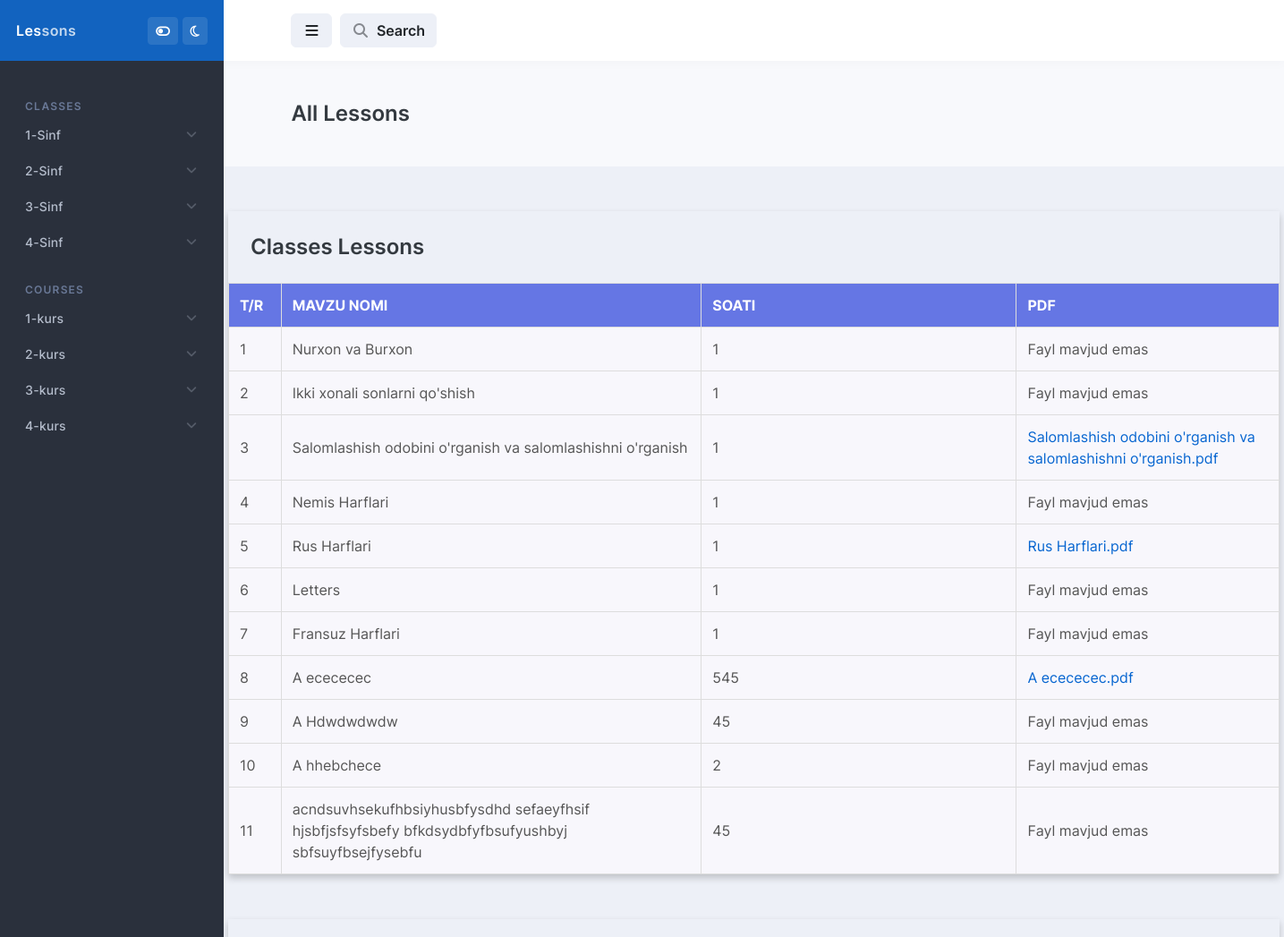
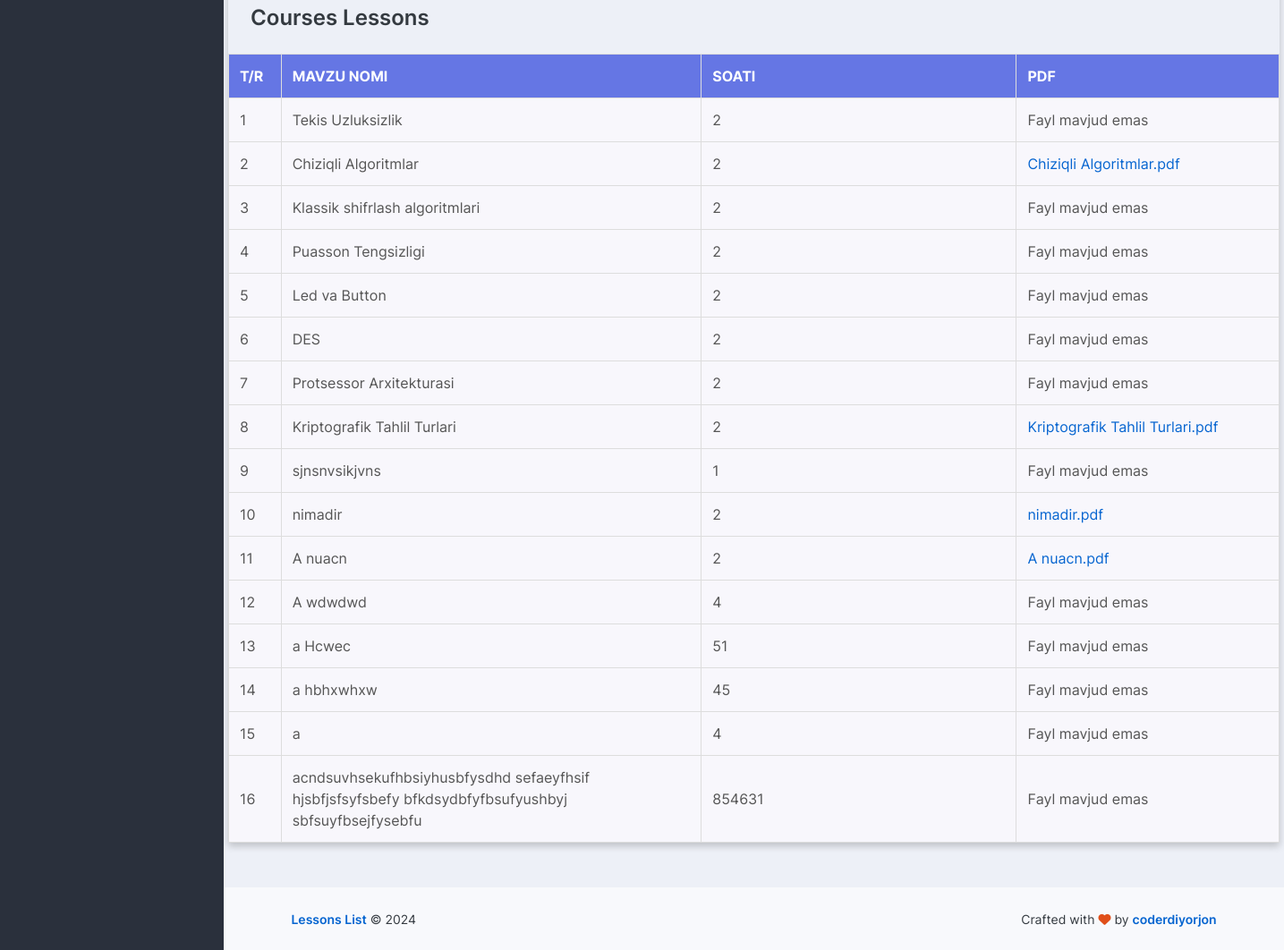
Before: / with the older database file (2 pictures, top to bottom).
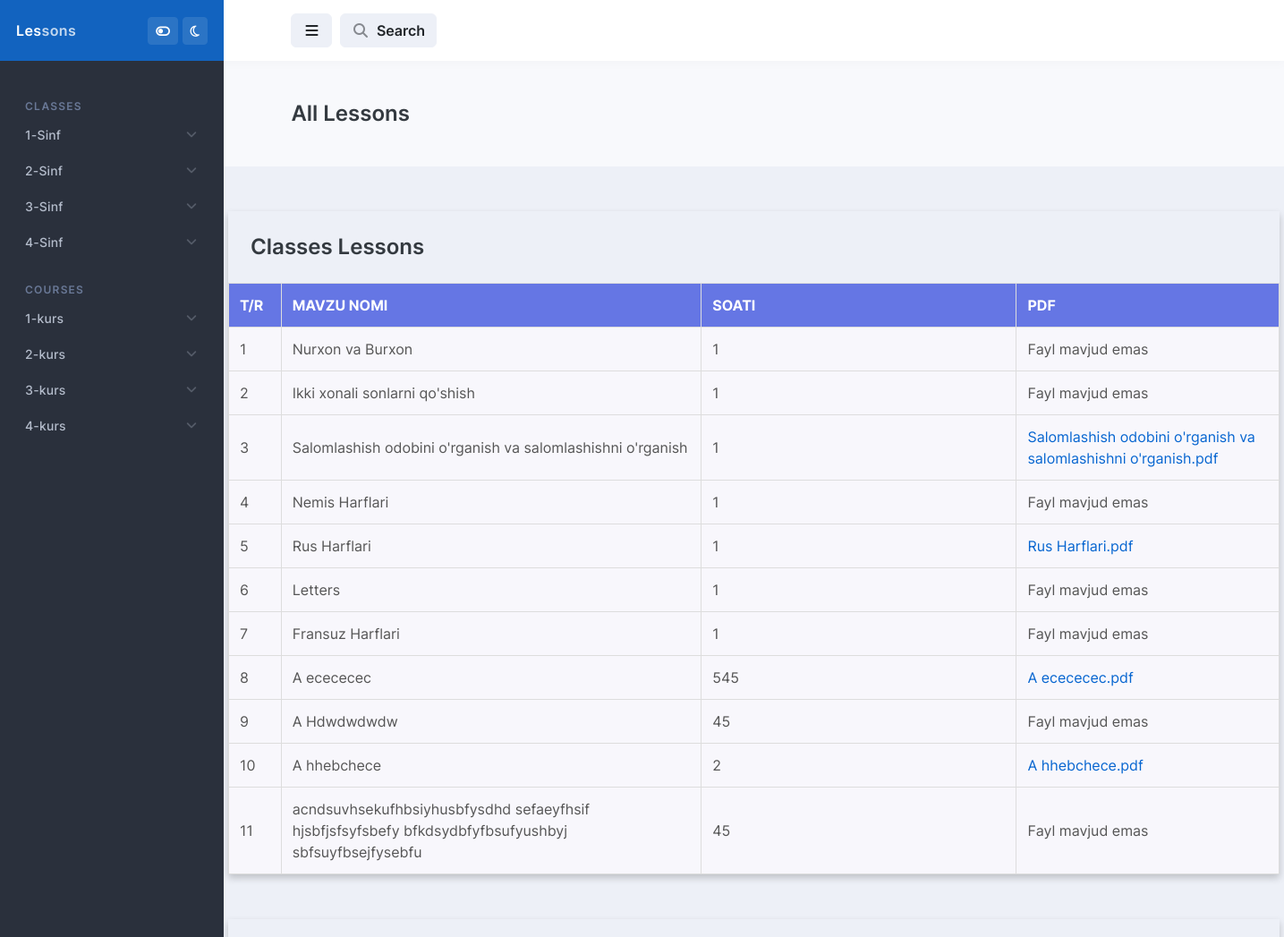
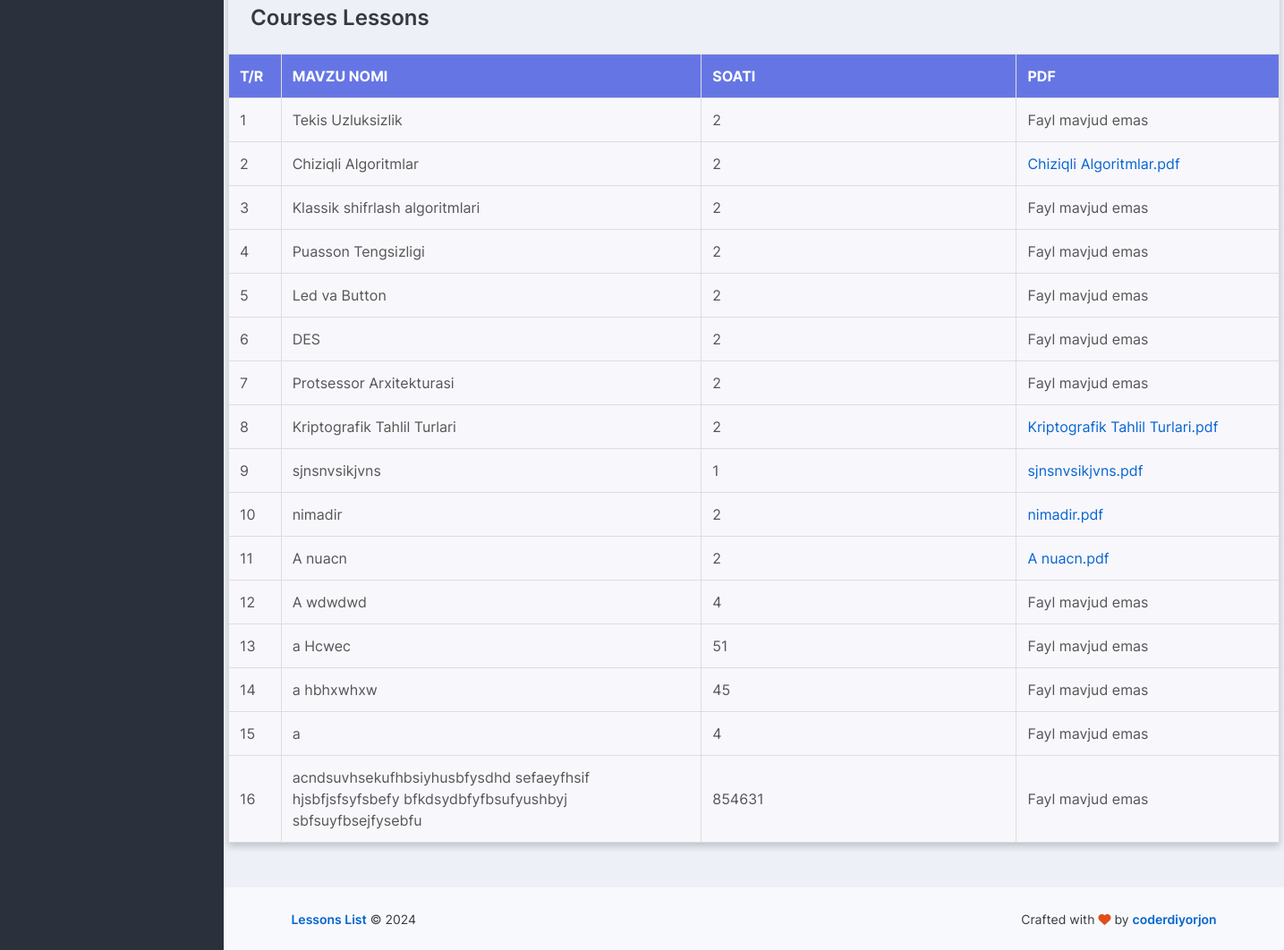
After: the same page with the newer database file (2 pictures, top to bottom).
### classes/models.py (models this page shows, shortened)
class LessonsSchool(models.Model):
    lessonName = models.CharField(max_length=100)
    time = models.PositiveSmallIntegerField()
    pdfFile = models.FileField(upload_to='pdfFilesSchool', blank=True, null=True)
    classes = models.ForeignKey(to=Classes, on_delete=models.CASCADE)
    science = models.ForeignKey(to=SciencesSchool, on_delete=models.CASCADE)
    class Meta:
        verbose_name_plural = 'Lessons'
        verbose_name = 'Lesson'

### courses/models.py (models this page shows, shortened)
class LessonsUni(models.Model):
    name=models.CharField(max_length=100)
    time=models.PositiveIntegerField()
    pdfFile=models.FileField(upload_to='pdfFilesUniversity', null=True, blank=True)
    course=models.ForeignKey(to=Courses, on_delete=models.CASCADE)
    science=models.ForeignKey(to=SciencesUni, on_delete=models.CASCADE)
    class Meta:
        verbose_name='Lesson'
        verbose_name_plural='Lessons'

### courses/views.py (the view)
# urls.py: path('', index, name='index'), ]
def index(request):
    search_query = request.GET.get('page-header-search-input', '').strip()  # Get the search input
    selected_science = request.GET.get('science')
    selected_course = request.GET.get('course')
    lessons_school = LessonsSchool.objects.all()
    lessons_uni = LessonsUni.objects.all()
    if search_query:
        lessons_school = qidirish_pdfs(lessons_school, search_query)
        lessons_uni = qidirish_pdfs(lessons_uni, search_query)
    else:
        if selected_science:
            lessons_school = lessons_school.filter(science__scienceName=selected_science)
            lessons_uni = None
        elif selected_course:
            lessons_uni = lessons_uni.filter(science__name=selected_course)
            lessons_school = None
    context = {
        'title': "Javlon Domla Zo'r",
        'classesSchool': Classes.objects.all(),
        'coursesSchool': Courses.objects.all(),
        'SciencesSchoolwithNamesClasses': list(zip(
            [str(name.classes) for name in SciencesSchool.objects.all()],
            [science.scienceName for science in SciencesSchool.objects.all()]
        )),
        'SciencesUniwithNamesCourses': list(zip(
            [str(name.course) for name in SciencesUni.objects.all()],
            [science.name for science in SciencesUni.objects.all()]
        )),
        'Lessonschool': lessons_school,
        'Lessonsuni': lessons_uni,
        'selected_science': selected_science,
        'selected_course': selected_course,
        'search_query': search_query,
    }
    return render(request, 'index.html', context)

### classes/models.py (called while the page is built)
    def __str__(self):
        return self.name

### courses/models.py (called while the page is built)
    def __str__(self):
        return self.name

### templates/index.html (shortened to what the changed rows need)
{% load static %}
<!doctype html>
<html lang="en">
<head>
    <link rel="stylesheet" id="css-main" href="{% static 'css/dashmix.min.css' %}">
    <link rel="stylesheet" id="css-main" href="{% static 'css/TableStyle.css' %}">
</head>
<body>
<div id="page-container"
     class="sidebar-o sidebar-dark enable-page-overlay side-scroll page-header-fixed main-content-narrow">
    <main id="main-container">
        <div class="bg-body-light">
            <div class="content content-full">
                <div class="d-flex flex-column flex-sm-row justify-content-sm-between align-items-sm-center">
                    <h1 class="flex-grow-1 fs-3 fw-semibold my-2 my-sm-3">
                        <a href="{% url 'index' %}" style="text-decoration: none; color: inherit;">All Lessons</a>
                    </h1>
                </div>
            </div>
        </div>
        <div class="table-container" style="margin-top: 50px">
            <table>
                <thead>
                <tr>
                    <th style="width: 5%;">T/r</th>
                    <th style="width: 40%;">Mavzu Nomi</th>
                    <th style="width: 30%;">Soati</th>
                    <th style="width: 25%;">PDF</th>
                </tr>
                </thead>
                <tbody>
                {% for lesson in Lessonschool %}
                    <tr>
                        <td>{{ forloop.counter }}</td>
                        <td>{{ lesson.lessonName }}</td>
                        <td>{{ lesson.time }}</td>
                        <td>
                            {% if lesson.pdfFile %}
                                <a href="{% url 'download_pdf' 'school' lesson.id %}" target="_blank"
                                   download>{{ lesson.lessonName }}.pdf</a>
                            {% else %}
                                Fayl mavjud emas
                            {% endif %}
                        </td>
                    </tr>
                {% empty %}
                    <tr>
                        <td colspan="4">Hech qanday dars topilmadi</td>
                    </tr>
                {% endfor %}
                </tbody>
            </table>
        </div>
        <div class="table-container" style="margin-top: 50px">
            <table>
                <thead>
                <tr>
                    <th style="width: 5%;">T/r</th>
                    <th style="width: 40%;">Mavzu Nomi</th>
                    <th style="width: 30%;">Soati</th>
                    <th style="width: 25%;">PDF</th>
                </tr>
                </thead>
                <tbody>
                {% if Lessonsuni %}
                    {% for lesson in Lessonsuni %}
                        <tr>
                            <td>{{ forloop.counter }}</td>
                            <td>{{ lesson.name }}</td>
                            <td>{{ lesson.time }}</td>
                            <td>
                                {% if lesson.pdfFile %}
                                    <a href="{% url 'download_pdf' 'uni' lesson.id %}" target="_blank"
                                       download>{{ lesson.name }}.pdf</a>
                                {% else %}
                                    Fayl mavjud emas
                                {% endif %}
                            </td>
                        </tr>
                    {% empty %}
                        <tr>
                            <td colspan="4">Hech qanday dars topilmadi</td>
                        </tr>
                    {% endfor %}
                {% else %}
                    <tr>
                        <td colspan="4">Hech qanday dars topilmadi</td>
                    </tr>
                {% endif %}
                </tbody>
            </table>
        </div>
    </main>
</div>
</body>
</html>

Changed rows visible on the page:
changed LessonsSchool "A hhebchece": lessonName (not shown) → "A hhebchece"; pdfFile "Fayl mavjud emas" → ".pdf"
changed LessonsUni "sjnsnvsikjvns": name (not shown) → "sjnsnvsikjvns"; pdfFile "Fayl mavjud emas" → ".pdf"
